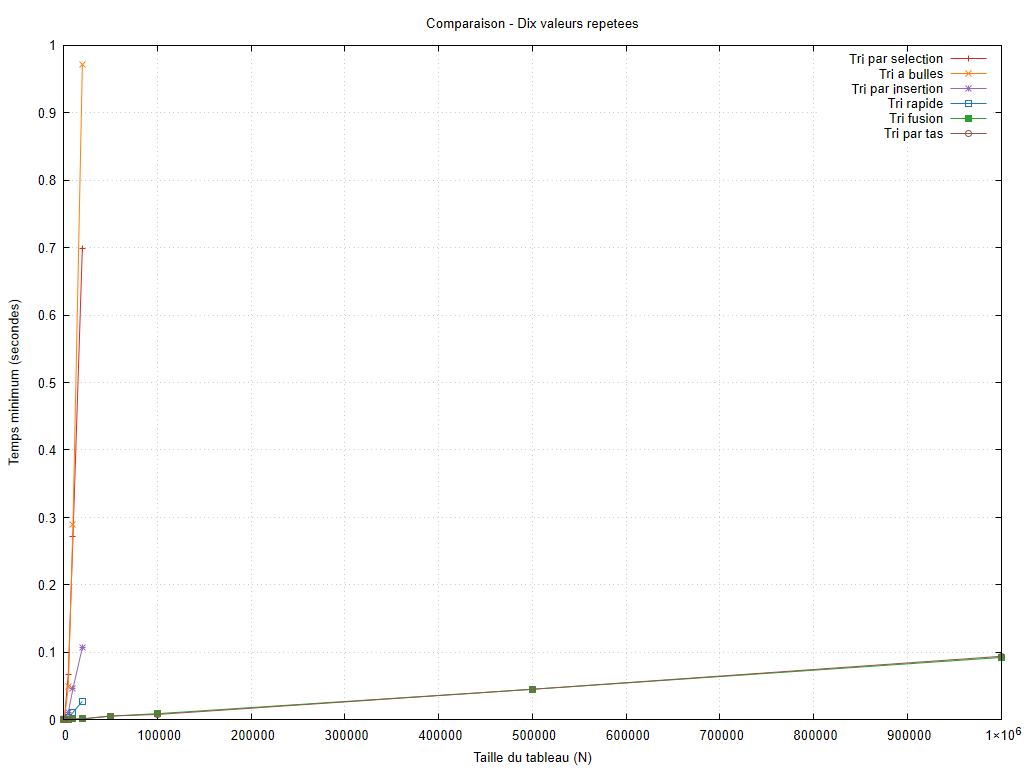

Write the gnuplot code that produced this figure.
set encoding utf8
set terminal pngcairo size 1024,768 font 'Arial,10'
set output 'graphiques/20261006_211417/configurations/valeurs_repetees.png'
set datafile missing 'non_mesure'
set datafile separator ';'
set title 'Comparaison - Dix valeurs repetees'
set xlabel 'Taille du tableau (N)'
set ylabel 'Temps minimum (secondes)'
set grid
set yrange [0:*]
plot 'resultats/20261006_211417/valeurs_repetees.csv' every ::1 using 1:2 title 'Tri par selection' with linespoints lc rgb '#d62728', 'resultats/20261006_211417/valeurs_repetees.csv' every ::1 using 1:4 title 'Tri a bulles' with linespoints lc rgb '#ff7f0e', 'resultats/20261006_211417/valeurs_repetees.csv' every ::1 using 1:6 title 'Tri par insertion' with linespoints lc rgb '#9467bd', 'resultats/20261006_211417/valeurs_repetees.csv' every ::1 using 1:8 title 'Tri rapide' with linespoints lc rgb '#1f77b4', 'resultats/20261006_211417/valeurs_repetees.csv' every ::1 using 1:10 title 'Tri fusion' with linespoints lc rgb '#2ca02c', 'resultats/20261006_211417/valeurs_repetees.csv' every ::1 using 1:12 title 'Tri par tas' with linespoints lc rgb '#8c564b'
unset output
